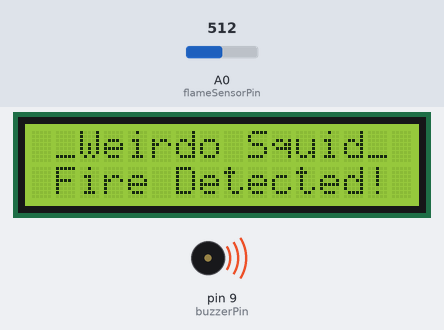
Recording of a sketch running on a simulated Arduino Uno, built with avr-gcc and run on an emulated ATmega328P. On the bench: 16×2 character LCD, buzzer (waves = sounding). The test bench sets the inputs (shaded band); at power-on: A0 (flameSensorPin) = 512. What the sketch prints to the serial monitor is not drawn.

Above: at 1.2 s.
1.3 s: A0 (flameSensorPin) set to 494
At 2.8 s:
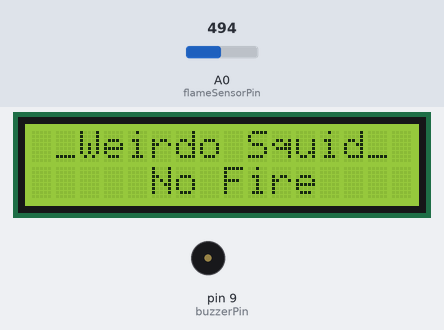
3.1 s: A0 (flameSensorPin) set to 510
At 4.0 s:
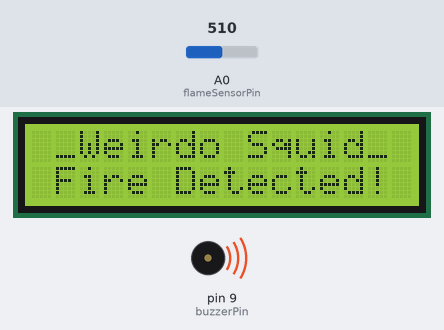
4.7 s: A0 (flameSensorPin) set to 490
At 6.0 s:
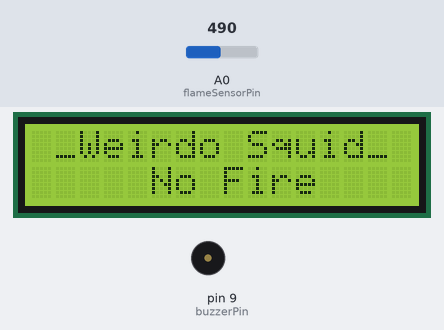
Timing chart, 0 to 7.7 s (numbered marks = the images above; inputs shaded):
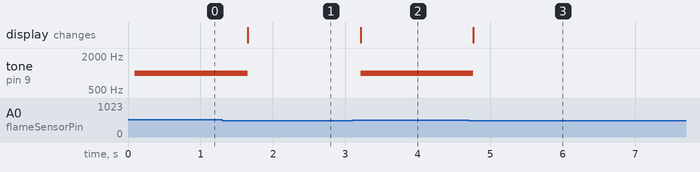

Measured:
- the behaviour switches between 501 and 500 on A0 (flameSensorPin) (found by bisection; images 0 and 1)
- after the input at 1.3 s, tone on pin 9 (buzzerPin): 1000 Hz → silent after 0.35 s; the display: changes after 0.35 s (image 1)
- after the input at 3.1 s, tone on pin 9 (buzzerPin): silent → 1000 Hz after 0.11 s; the display: changes after 0.11 s (image 2)
- after the input at 4.7 s, tone on pin 9 (buzzerPin): 1000 Hz → silent after 0.07 s; the display: changes after 0.07 s (image 3)

The sketch:

flame_detector.ino
```cpp
#include <Wire.h>
#include <LiquidCrystal_I2C.h>


const int flameSensorPin = A0; // Analog pin for flame sensor output
const int buzzerPin = 9;       // Digital pin for the buzzer

LiquidCrystal_I2C lcd(0x27, 16, 2);

void setup() {
  lcd.backlight();
  pinMode(flameSensorPin, INPUT);
  pinMode(buzzerPin, OUTPUT);
  lcd.begin(16, 2);
  lcd.setCursor(1, 0);
  lcd.print("_Weirdo Squid_");
  Serial.begin(9600);


}

void loop() {
  int flameValue = analogRead(flameSensorPin);

  if (flameValue > 500) {
    lcd.setCursor(1, 1);
    lcd.print("Fire Detected!     ");
    Serial.println("Fire Detected!");
    activateBuzzer(); // Call the function to activate the buzzer
  } else {
    lcd.setCursor(0, 1);
    Serial.println("No Fire Detected");
    lcd.print("     No Fire        ");
    noTone(buzzerPin); // Turn off the buzzer if no flame is detected
  }
  delay(500); // Add a small delay for stability
}

void activateBuzzer() {
  tone(buzzerPin, 1000, 1000); // Sound the buzzer for 1 second (adjust as needed)
}
```
